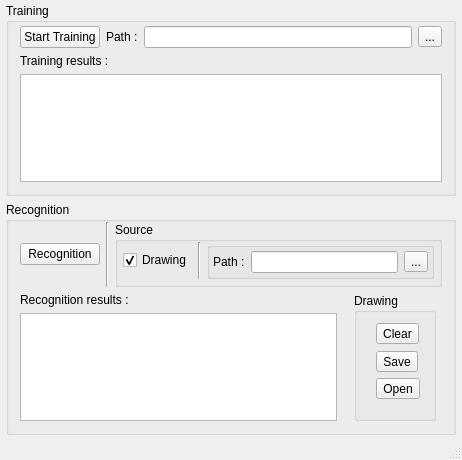
<?xml version="1.0" encoding="UTF-8"?>
<ui version="4.0">
 <class>MainWindow</class>
 <widget class="QMainWindow" name="MainWindow">
  <property name="geometry">
   <rect>
    <x>0</x>
    <y>0</y>
    <width>462</width>
    <height>460</height>
   </rect>
  </property>
  <property name="windowTitle">
   <string>MainWindow</string>
  </property>
  <widget class="QWidget" name="centralWidget">
   <layout class="QGridLayout" name="gridLayout">
    <property name="leftMargin">
     <number>6</number>
    </property>
    <property name="topMargin">
     <number>3</number>
    </property>
    <property name="rightMargin">
     <number>6</number>
    </property>
    <property name="bottomMargin">
     <number>3</number>
    </property>
    <item row="0" column="0" colspan="2">
     <widget class="QGroupBox" name="groupBox">
      <property name="title">
       <string>Training</string>
      </property>
      <layout class="QGridLayout" name="gridLayout_2">
       <property name="topMargin">
        <number>3</number>
       </property>
       <item row="2" column="0">
        <widget class="QTextEdit" name="teTrainingResult"/>
       </item>
       <item row="0" column="0">
        <layout class="QHBoxLayout" name="horizontalLayout">
         <property name="leftMargin">
          <number>0</number>
         </property>
         <property name="topMargin">
          <number>0</number>
         </property>
         <item>
          <widget class="QPushButton" name="pbTraining">
           <property name="text">
            <string>Start Training</string>
           </property>
          </widget>
         </item>
         <item>
          <widget class="QLabel" name="label_4">
           <property name="text">
            <string>Path :</string>
           </property>
          </widget>
         </item>
         <item>
          <widget class="QLineEdit" name="leTrain"/>
         </item>
         <item>
          <widget class="QToolButton" name="tbBrowseTrain">
           <property name="text">
            <string>...</string>
           </property>
          </widget>
         </item>
        </layout>
       </item>
       <item row="1" column="0">
        <widget class="QLabel" name="label">
         <property name="text">
          <string>Training results :</string>
         </property>
        </widget>
       </item>
      </layout>
     </widget>
    </item>
    <item row="1" column="0" colspan="2">
     <widget class="QGroupBox" name="groupBox_2">
      <property name="title">
       <string>Recognition</string>
      </property>
      <layout class="QGridLayout" name="gridLayout_3">
       <property name="topMargin">
        <number>0</number>
       </property>
       <item row="1" column="0">
        <widget class="QLabel" name="label_2">
         <property name="text">
          <string>Recognition results :</string>
         </property>
        </widget>
       </item>
       <item row="0" column="0" colspan="4">
        <layout class="QHBoxLayout" name="horizontalLayout_2">
         <property name="topMargin">
          <number>0</number>
         </property>
         <item>
          <widget class="QPushButton" name="pbRecognition">
           <property name="text">
            <string>Recognition</string>
           </property>
          </widget>
         </item>
         <item>
          <widget class="Line" name="line_2">
           <property name="orientation">
            <enum>Qt::Vertical</enum>
           </property>
          </widget>
         </item>
         <item>
          <widget class="QGroupBox" name="groupBox_3">
           <property name="title">
            <string>Source</string>
           </property>
           <layout class="QGridLayout" name="gridLayout_5">
            <property name="leftMargin">
             <number>5</number>
            </property>
            <property name="topMargin">
             <number>0</number>
            </property>
            <property name="rightMargin">
             <number>5</number>
            </property>
            <property name="bottomMargin">
             <number>5</number>
            </property>
            <item row="0" column="1">
             <widget class="Line" name="line">
              <property name="orientation">
               <enum>Qt::Vertical</enum>
              </property>
             </widget>
            </item>
            <item row="0" column="0">
             <widget class="QCheckBox" name="ckbDrawing">
              <property name="text">
               <string>Drawing</string>
              </property>
              <property name="checked">
               <bool>true</bool>
              </property>
             </widget>
            </item>
            <item row="0" column="2">
             <widget class="QGroupBox" name="groupBox_4">
              <property name="title">
               <string/>
              </property>
              <layout class="QGridLayout" name="gridLayout_6">
               <property name="leftMargin">
                <number>3</number>
               </property>
               <property name="topMargin">
                <number>3</number>
               </property>
               <property name="rightMargin">
                <number>3</number>
               </property>
               <property name="bottomMargin">
                <number>3</number>
               </property>
               <item row="0" column="0">
                <widget class="QLabel" name="label_3">
                 <property name="text">
                  <string>Path :</string>
                 </property>
                </widget>
               </item>
               <item row="0" column="1">
                <widget class="QLineEdit" name="leReco"/>
               </item>
               <item row="0" column="2">
                <widget class="QToolButton" name="tbBrowseReco">
                 <property name="text">
                  <string>...</string>
                 </property>
                </widget>
               </item>
              </layout>
             </widget>
            </item>
           </layout>
          </widget>
         </item>
        </layout>
       </item>
       <item row="2" column="0">
        <widget class="QTextEdit" name="teResult"/>
       </item>
       <item row="1" column="2" rowspan="2">
        <widget class="QGroupBox" name="groupBox_5">
         <property name="title">
          <string>Drawing</string>
         </property>
         <layout class="QGridLayout" name="gridLayout_7">
          <property name="leftMargin">
           <number>3</number>
          </property>
          <property name="topMargin">
           <number>0</number>
          </property>
          <property name="rightMargin">
           <number>3</number>
          </property>
          <property name="bottomMargin">
           <number>3</number>
          </property>
          <item row="0" column="0">
           <layout class="QGridLayout" name="gridLayout_4">
            <property name="leftMargin">
             <number>5</number>
            </property>
            <property name="topMargin">
             <number>5</number>
            </property>
            <property name="rightMargin">
             <number>5</number>
            </property>
            <property name="bottomMargin">
             <number>5</number>
            </property>
            <item row="0" column="0" rowspan="2">
             <layout class="QHBoxLayout" name="hlScribble">
              <property name="leftMargin">
               <number>3</number>
              </property>
              <property name="topMargin">
               <number>3</number>
              </property>
              <property name="rightMargin">
               <number>3</number>
              </property>
              <property name="bottomMargin">
               <number>3</number>
              </property>
             </layout>
            </item>
            <item row="0" column="1">
             <layout class="QVBoxLayout" name="verticalLayout">
              <property name="leftMargin">
               <number>5</number>
              </property>
              <property name="topMargin">
               <number>5</number>
              </property>
              <property name="rightMargin">
               <number>5</number>
              </property>
              <property name="bottomMargin">
               <number>5</number>
              </property>
              <item>
               <widget class="QToolButton" name="tbClear">
                <property name="text">
                 <string>Clear</string>
                </property>
               </widget>
              </item>
              <item>
               <spacer name="verticalSpacer">
                <property name="orientation">
                 <enum>Qt::Vertical</enum>
                </property>
                <property name="sizeHint" stdset="0">
                 <size>
                  <width>20</width>
                  <height>40</height>
                 </size>
                </property>
               </spacer>
              </item>
              <item>
               <widget class="QToolButton" name="tbSave">
                <property name="text">
                 <string>Save</string>
                </property>
               </widget>
              </item>
              <item>
               <widget class="QToolButton" name="tbOpen">
                <property name="text">
                 <string>Open</string>
                </property>
               </widget>
              </item>
             </layout>
            </item>
           </layout>
          </item>
         </layout>
        </widget>
       </item>
       <item row="1" column="1" rowspan="2">
        <layout class="QHBoxLayout" name="layChart">
         <property name="leftMargin">
          <number>5</number>
         </property>
         <property name="topMargin">
          <number>5</number>
         </property>
        </layout>
       </item>
      </layout>
     </widget>
    </item>
   </layout>
  </widget>
  <widget class="QMenuBar" name="menuBar">
   <property name="geometry">
    <rect>
     <x>0</x>
     <y>0</y>
     <width>462</width>
     <height>21</height>
    </rect>
   </property>
  </widget>
  <widget class="QStatusBar" name="statusBar"/>
 </widget>
 <layoutdefault spacing="6" margin="11"/>
 <resources/>
 <connections/>
</ui>
